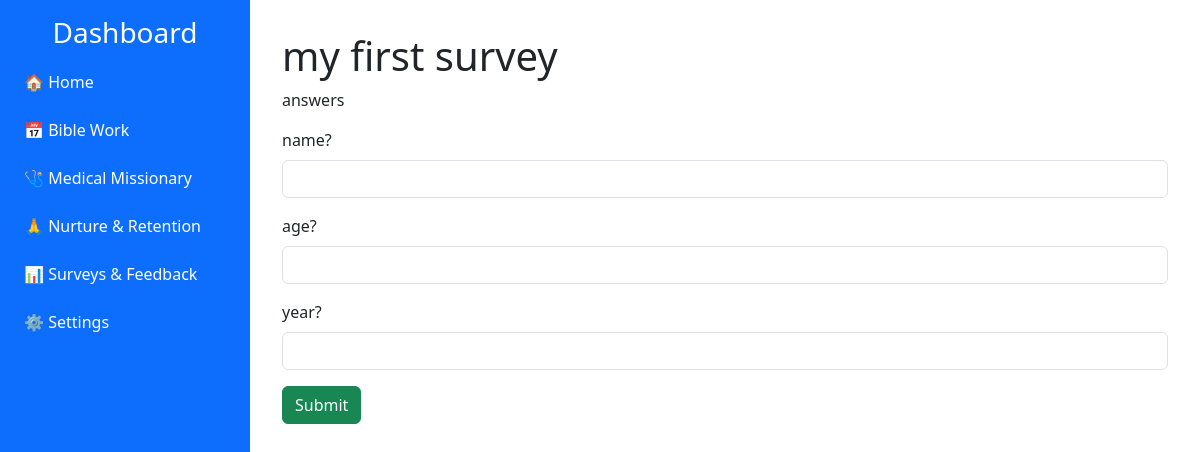
The app's page /survey/1/ with its own data.
### survey/models.py (models this page shows, shortened)
class Survey(models.Model):
    title = models.CharField(max_length=255)
    description = models.TextField(blank=True)
    created_at = models.DateTimeField(auto_now_add=True)

class Question(models.Model):
    survey = models.ForeignKey(Survey, on_delete=models.CASCADE, related_name='questions')
    text = models.CharField(max_length=512)

### survey/views.py (the view)
# urls.py: path('<int:survey_id>/', views.survey_detail, name='survey_detail'),
def survey_detail(request, survey_id):
    survey = get_object_or_404(Survey, id=survey_id)
    questions = survey.questions.all()
    if request.method == 'POST':
        response = Response.objects.create(survey=survey)
        for question in questions:
            answer_text = request.POST.get(f'question_{question.id}', '')
            Answer.objects.create(response=response, question=question, answer_text=answer_text)
        return redirect('survey_thankyou')
    return render(request, 'survey/survey_detail.html', {'survey': survey, 'questions': questions})

### survey/templates/survey/survey_detail.html (shortened to what this page needs)
{% extends "survey/base.html" %}
{% block content %}
<h1>{{ survey.title }}</h1>
<p>{{ survey.description }}</p>
<form method="post">
  {% for question in questions %}
  <div class="mb-3">
    <label for="question_{{ question.id }}" class="form-label">{{ question.text }}</label>
    <input type="text" class="form-control" id="question_{{ question.id }}" name="question_{{ question.id }}" required>
  </div>
  {% endfor %}
  <button type="submit" class="btn btn-success">Submit</button>
</form>
{% endblock %}

### base/templates/base.html (style rules this page uses)
body { min-height: 100vh; display: flex; flex-direction: row; }

### records on screen
Survey: title "my first survey", description "answers"
Question: text "name?"
Question: text "age?"
Question: text "year?"
